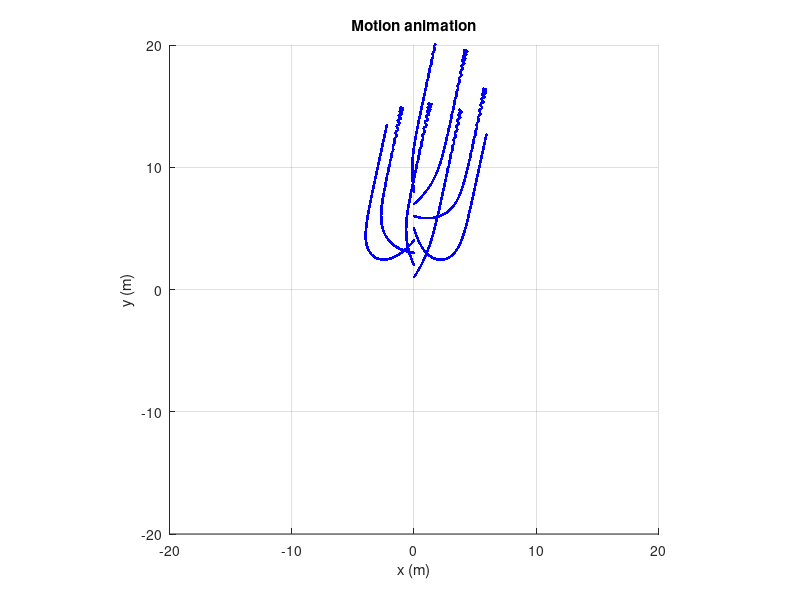

This figure's MATLAB source:
%% 
%   Particle Dynamics and State Feedback Contro from Napora and Paley:
%   "Observer-Based Feedback Control For Stabilization od Collective
%   Motion"
%
%   Second order Steering

%% Deklarations/Definitions
% Timestepsize
dt = 0.01;
% Simulation Time (s)
tmax = 15;
% Number of Particles/Vehicles
N = 8;
% Constant Speed
v = 1;
% Local Position vector of the Particles/Vehicles incl. starting position
r = zeros(2*tmax/dt,N);
r(1,:) = zeros(1,N);
r(2,:) = 1:N;
% Local Speed orientation absolute
theta_abs = zeros(tmax/dt+1,N);
theta_abs(1,:) = 1:N;
% Matrix of relative orientations
%theta_rel = zeros (N,N);
% Angular Velocity Vector
omega = zeros(tmax/dt,N);
% Angular acceleration Vector
u = zeros (tmax/dt,N);
% Position differences
drx = zeros(1,N);
dry = zeros(1,N);
% Time-Derivation of Speed Orientation 
nu = zeros (1,N);
% Control Gain 
K = -1;
%   K<0 for straight-line Motion (parrallel trajectories)
%   K>0 for balanced Motion (Sum of all velocities equal zero)
% Parallel Controll Gain
Kp = 1;




%% timesteps

clf;                                    
axis square;
axis([-20 20 -20 20]);
grid on;
hold on;                               
title('Motion animation');
xlabel('x (m)');  
ylabel('y (m)');
for ii = 1:(tmax/dt)
    nu = zeros(1,N);
    for jj = 1:N
        for kk = 1:N
            nu(jj) = nu(jj) - (K/N)*sin(theta_abs(ii,kk)-theta_abs(ii,jj));
        end
    end 
    u(ii+1,:)= u(ii,:)+ Kp*(nu-omega(ii,:));
    
    omega(ii+1,:) = omega(ii,:) + u(ii+1,:)*dt;
    
    theta_abs(ii+1,:) = theta_abs(ii,:)+ omega(ii+1,:) * dt ;

    drx = cos(theta_abs(ii,:))*v*dt;
    dry = sin(theta_abs(ii,:))*v*dt;
    
    r(2*(ii+1)-1,:)= r(2*ii-1,:)+drx;
    r(2*(ii+1),:)= r(2*ii,:)+dry;
    
    plot(r(2*ii-1,:),r(2*ii,:),'b.');
    
    pause(dt);
end

hold off;


